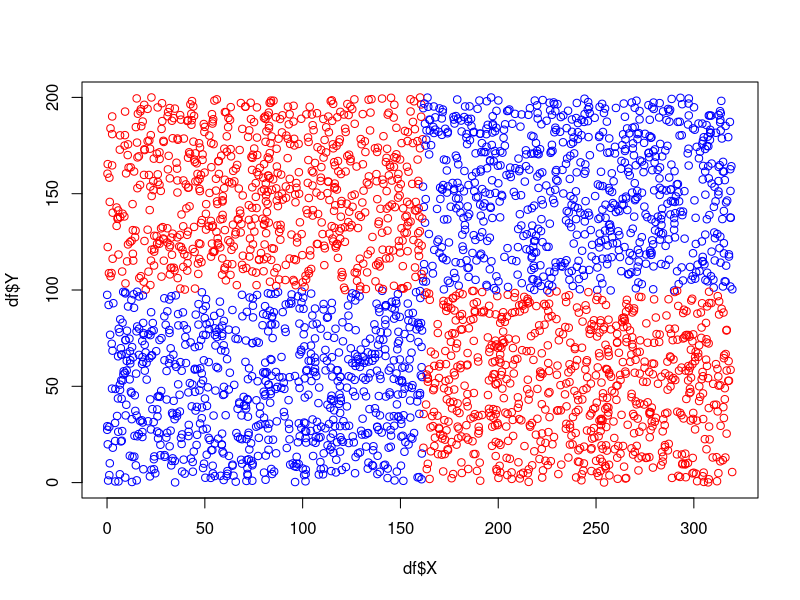

This chart was generated by the following R code:
rm(list=ls());

df <- data.frame(X=320*runif(3000), Y=200*runif(3000));
df$T <- ifelse( (df$X-mean(df$X))*(df$Y-mean(df$Y)) < 0, "red", "blue");
print(head(df));

plot(df$X, df$Y, col=df$T, xlim=c(0, 320), ylim=c(0, 200));
